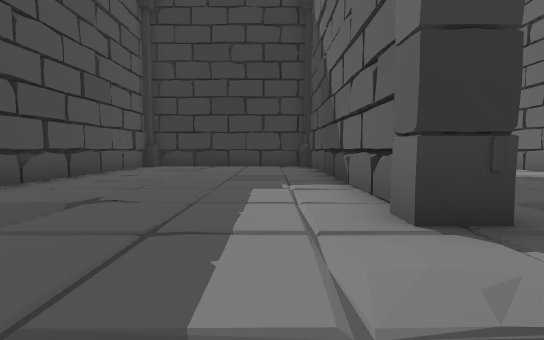
View 1 (above)

24 first-person views from a walk through a 3-D level made in the Unity game engine. The camera is 1.2 m above the floor, tilts 4° down and sees 85° across. Doors are open. The floor is counted in squares, 2 m on a side. Each view is taken from the middle of a square. On the plan, view 1 faces up. The plan holds only what a view shows up to about 9 squares ahead; the rest is blank. The place goes on beyond the plan.

View 2
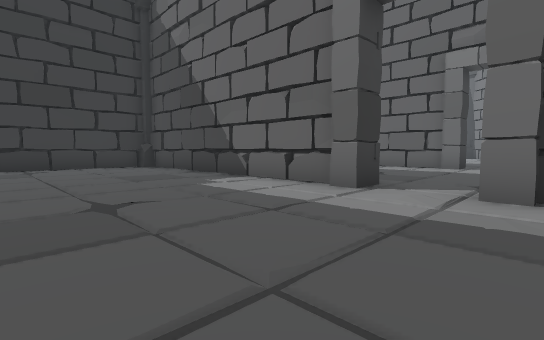

View 3
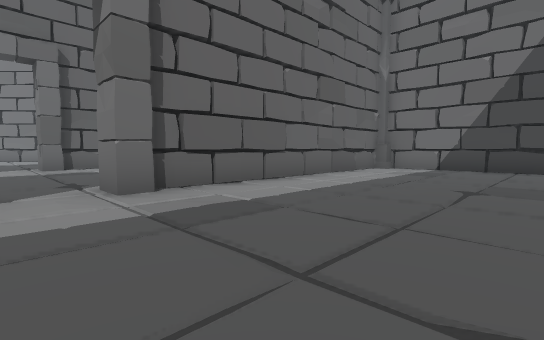

View 4
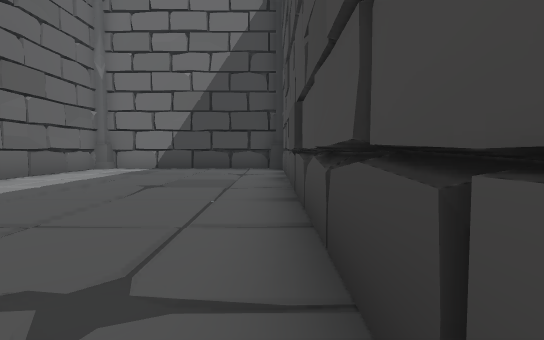

View 5
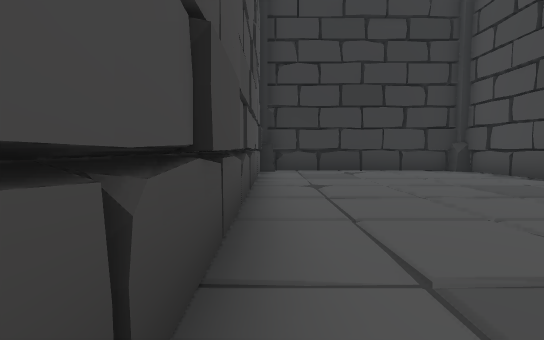

View 6
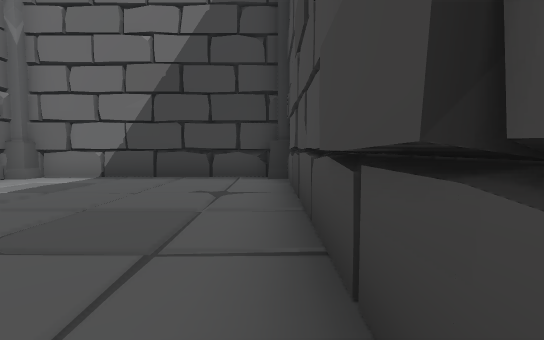

View 7
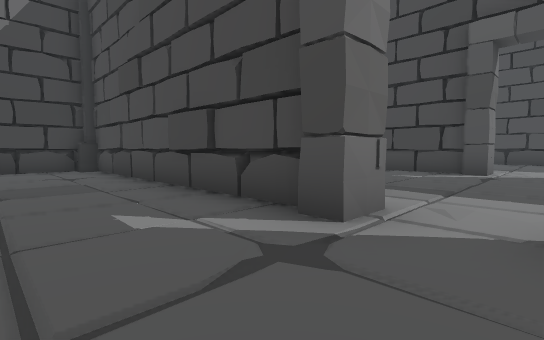

View 8
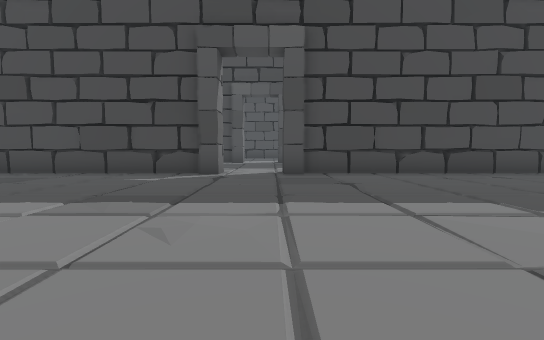

View 9
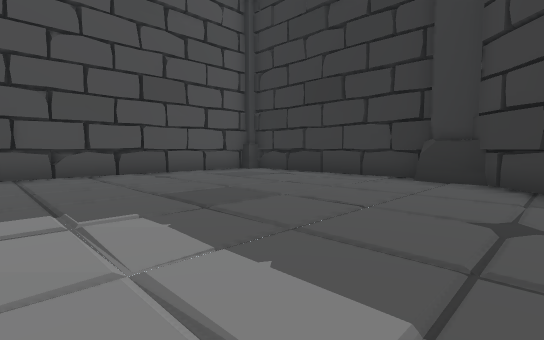

View 10
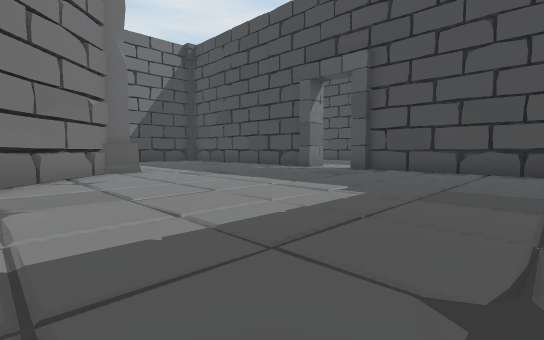

View 11
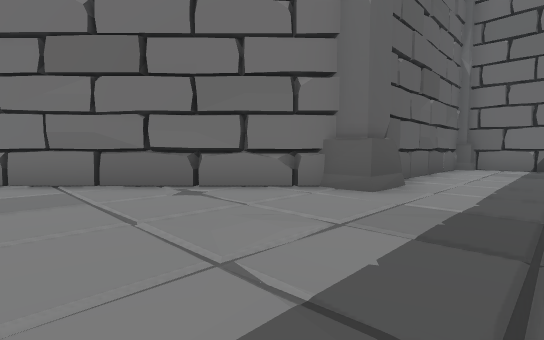

View 12
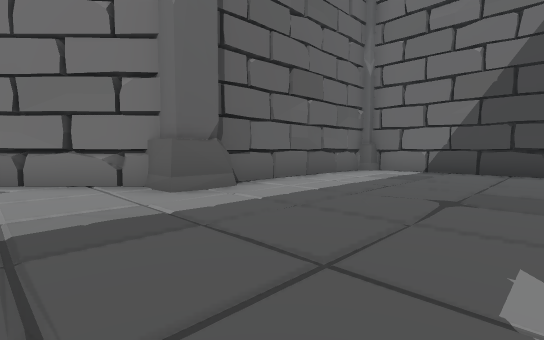

View 13
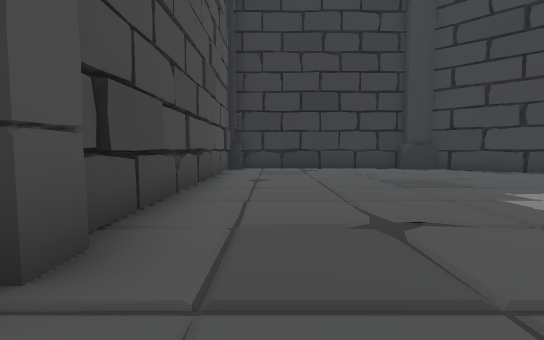

View 14
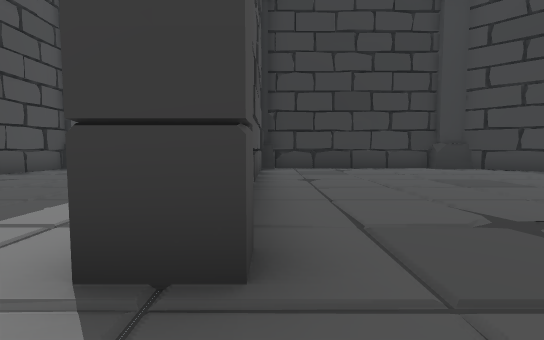

View 15
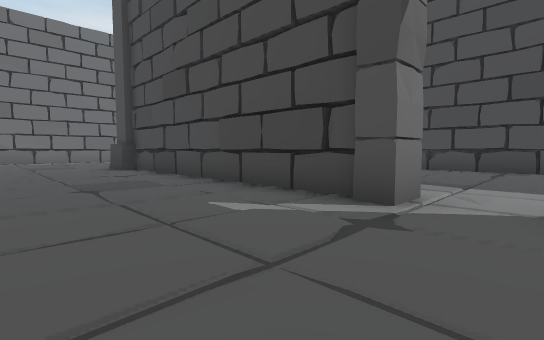

View 16
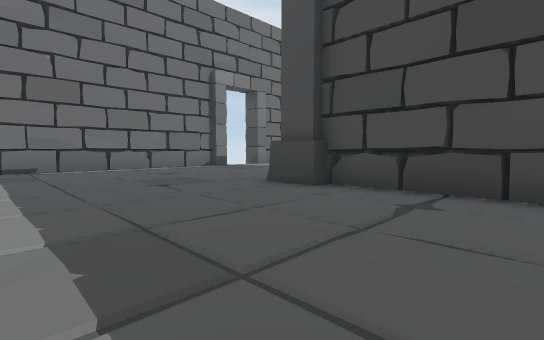

View 17
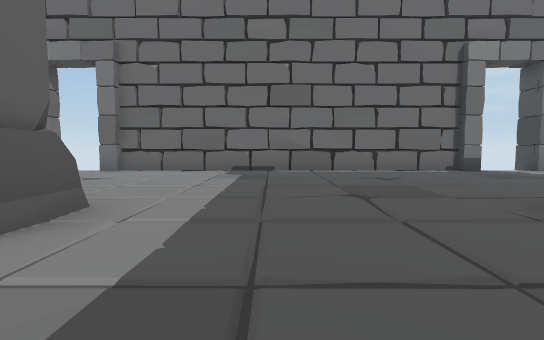

View 18
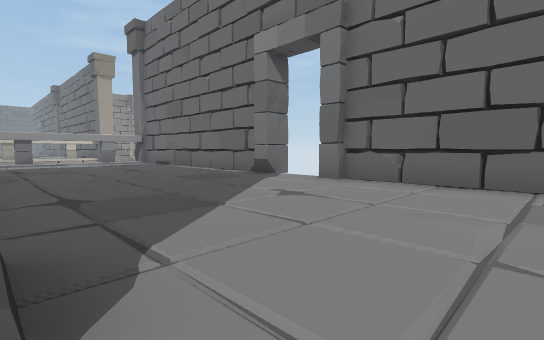

View 19
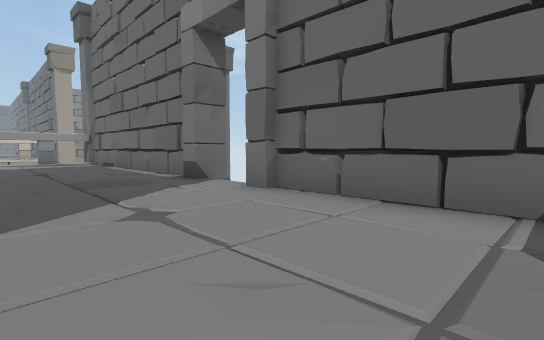

View 20
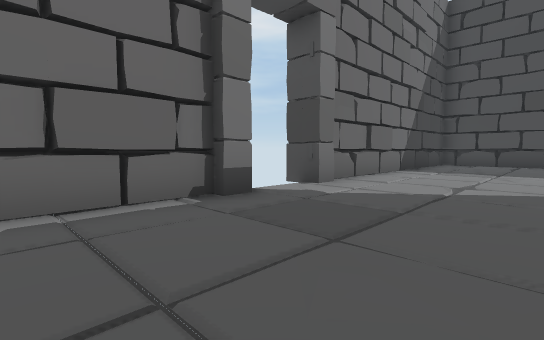

View 21
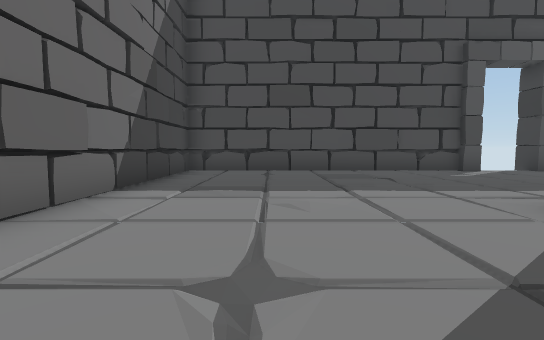

View 22
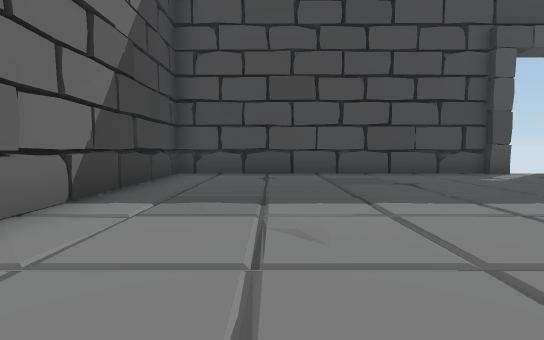

View 23
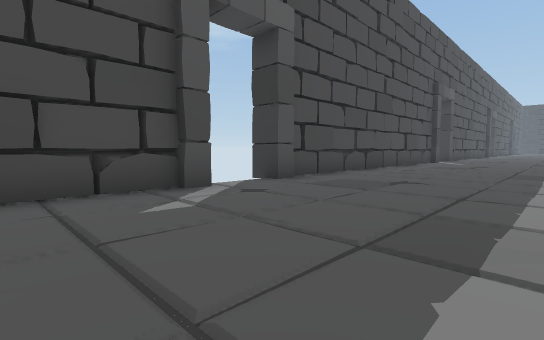

View 24
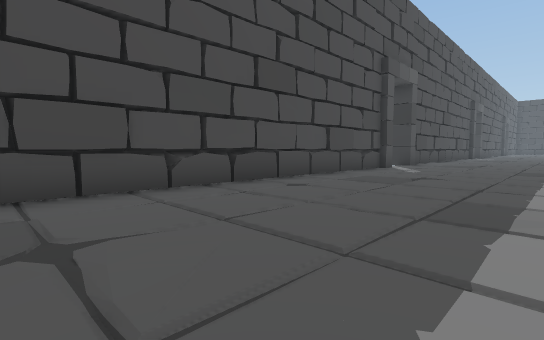

### Floor plan
Points are (right, up) in squares from view 1. A wall is a line through its corners. A room is listed if a view was taken in it or the views show most of it. See-through windows are left out.
Room 1 (views 1, 2, 3, 4, 5, 6)
walls: (1.1, 0.2) (1.1, 0.7) (1.9, 0.7); (1.2, -0.3) (1.8, -0.3); (1.3, 2.7) (1.3, 9.9) (1, 10.2); (2, 2.3) (1.1, 2.3) (1.1, 2.9); (-4.5, -7) (-3.9, -7); (1.3, -7.3) (1.3, 0.2); (-3.9, 10) (-4.3, 10) (-4.3, -7.3) (1.1, -7.3) (1.1, -7); (0.9, 10.3) (-4.3, 10.3)
low walls: (-3.9, 10.2) (-4.3, 10.2)
ways out: open door at (2, 1.5) to room 3
Room 2 (views 7, 8, 9, 10, 11, 12, 13, 14)
walls: (7.9, 2.9) (7.9, 2.3) (7, 2.3); (13, -1) (14.1, -1); (7.7, 0.3) (7.7, -7.3); (7, 0.7) (7.9, 0.7) (7.9, 0.1); (13, -2.1) (13, -1.1) (13.6, -1.1) (16.6, 1.8); (15.8, 8.2) (13.9, 10.1) (13.2, 10.1); (13.3, 9.9) (12.9, 10.3) (8.5, 10.3); (12.9, -6.2) (12.9, -5.7); (8.1, 10) (7.7, 10) (7.7, 2.8); (14.1, 10) (12.9, 10); (8.7, -7) (9.2, -7); (12.9, -7.4) (12.9, -7); (7.5, -7) (7.9, -7) (7.9, -7.3) (13.3, -7.3) (13.3, -1.9)
ways out: open door at (7, 1.5) to room 3
Room 3 (views 15, 16, 17, 18, 19, 20, 21, 22, 23, 24)
walls: (1.9, 0.7) (1.9, 0.2); (1.7, 0.3) (1.7, -7.1); (7, 2.3) (7.1, 2.7); (1.8, 9.3) (1.3, 9.3); (1.7, 10.1) (1.7, 7.9); (7, -0.3) (7, 0.7); (7.3, 8) (7.3, 8.9); (7.3, -0.5) (7.3, 0.2); (1.9, -5.8) (1.9, -6.3); (1.9, -7) (1.9, -8); (1.1, -7) (2.1, -7); (-10.3, 5.5) (-10.3, -3); (7, -8.2) (7, -7); (-10.2, -3.2) (-10.2, -3.7) (-11, -3.7); (-10.1, -5.2) (-10.1, -6.2); (-10, -5.8) (-10.3, -5.8) (-10.3, -13.3) (-3, -13.3); (-0.7, -13.1) (-0.2, -13.1) (-0.2, -13.3) (9.2, -13.3) (9.2, -13.1) (9.8, -13.1); (-2.9, -13.1) (-2.3, -13.1); (11.3, -13.1) (11.9, -13.1); (11.9, -13.3) (15.5, -13.3)
low walls: (2.1, -7) (2, -8)
ways out: open door at (2, 1.5) to room 1; open door at (7, 1.5) to room 2; open door at (-11, -4.5); open door at (-1.5, -13); open door at (10.5, -13)

Positions as (right, up) in squares from view 1, and headings:
1: (0, 0), facing up
2: (-3, 0), facing up-right
3: (-3, 2), facing down-right
4: (-4, 2), facing down
5: (-4, 2), facing up
6: (-4, -1), facing down
7: (10, 2), facing down-left
8: (15, 2), facing left
9: (15, 4), facing up-left
10: (16, 7), facing down-left
11: (11, 3), facing down-right
12: (9, 1), facing down-right
13: (9, 1), facing up
14: (8, 1), facing up
15: (5, 2), facing down-left
16: (6, -4), facing down-left
17: (5, -5), facing down
18: (6, -8), facing down-right
19: (6, -10), facing down-right
20: (2, -10), facing down-left
21: (-2, -11), facing left
22: (-3, -11), facing left
23: (-6, -8), facing up-left
24: (-6, -3), facing up-left
